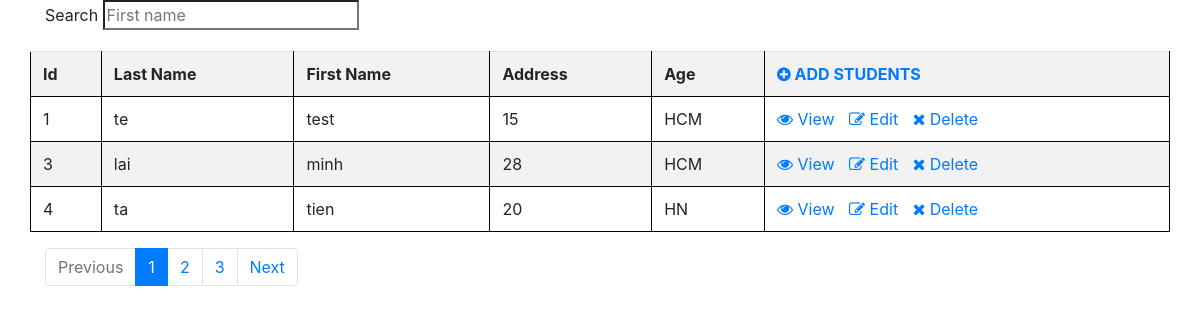
/all_students/, run on an earlier commit of the app's database.
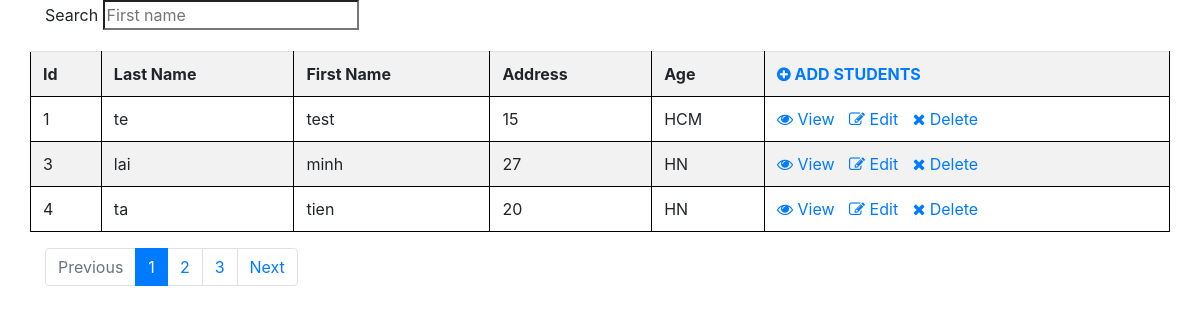
And on a later commit of the database.
### myapp/models.py (models this page shows, shortened)
class Student(models.Model):
    first_name = models.CharField('first Name',max_length=100)
    last_name = models.CharField('Last Name',max_length=100)
    age = models.IntegerField('Age')
    address = models.TextField("Address",default="")
    class Meta:
        db_table = "Student"
    from django.db import models

### myapp/views.py (the view)
# urls.py: url(r'^all_students/$',view=views.all_students,name="all_students"),
def all_students(request):
    students = Student.objects.all()
    first_name = request.GET.get('first_name')
    if first_name:
        students = students.filter(first_name__contains=first_name)
    paginator = Paginator(students,3)
    page_num = request.GET.get('page')
    page_obj = paginator.get_page(page_num)
    return render(
        request=request,
        template_name='test_students.html',
        context={
            'page_obj': page_obj,
            'students':students,
        }
        )

### myapp/templatetags/myfilter.py (called while the page is built)
@register.filter
def make_range(num):
    return range(1,num+1)

### myapp/templates/test_students.html (shortened to what this page needs)
<html lang="en">
  <head>
    {% load myfilter %}
    <link rel="stylesheet" href="https://maxcdn.bootstrapcdn.com/bootstrap/4.0.0/css/bootstrap.min.css">
    <link rel="stylesheet" href="https://cdnjs.cloudflare.com/ajax/libs/font-awesome/4.7.0/css/font-awesome.min.css">
  </head>
  <body>
    <div class="container">
        <form method="get" action="">
        <div class="form-group">
            <label for="search"> Search </label>
            <input type="search"  placeholder="First name" id="search" name="first_name">
        </div>
        </form>
        <div class="row">
        <table class="table table-striped">
            <tr>
                <th scope="col">Id</th>
                <th scope="col">Last Name</th>
                <th scope="col">First Name</th>
                <th scope="col">Address</th>
                <th scope="col">Age</th>
                <th scope="col"><a href="{% url 'add_student' %}" > <i class="fa fa-plus-circle" aria-hidden="true"></i>
    ADD STUDENTS </a></th>
            </tr>
            {% for student in page_obj %}
                <tr>
                    <td>{{student.id}}</td>
                    <td>{{student.last_name}}</td>
                    <td>{{student.first_name}}</td>
                    <td>{{student.age}}</td>
                    <td>{{student.address}}</td>
                <td>
                        <a href="{% url 'detail_students' pk=student.id %}"> <i class="fa fa-eye" aria-hidden="true"></i> View </a>
                        <a href="{% url 'edit_student' pk=student.id%}" style="margin-left:10px; margin-right:10px;"><i class="fa fa-pencil-square-o" aria-hidden="true"></i>
    Edit </a>
                        <a href="{% url 'delete_student' pk=student.id%}"> <i class="fa fa-times" aria-hidden="true"></i>
    Delete </a>
                    </td>
                </tr>
            {% endfor %}
        </table>
        </div>
        <nav aria-label="Page navigation example">
        <ul class="pagination">
            {% if page_obj.has_previous %}
                <li class="page-item"><a class="page-link" href="?page={{page_obj.previous_page_number}}">Previous</a></li>
            {% else %}
                <li class="page-item disabled"><a class="page-link" href="#" tabindex="-1" aria-disabled="true">Previous</a></li>
            {% endif %}
            {% for page in page_obj.paginator.num_pages|make_range %}
            {% if page_obj.number == page %}
                <li class="page-item active" aria-current="page" >
                    <a class="page-link" href="?page={{page}}">{{page}}</a>
                </li>
            {% else %}
                <li class="page-item" ><a class="page-link" href="?page={{page}}">{{page}}</a></li>
            {% endif %}
            {% endfor %}
           {% if page_obj.has_next %}
                <li class="page-item"><a class="page-link" href="?page={{page_obj.next_page_number}}">Next</a></li>
            {% else %}
                <li class="page-item disabled"><a class="page-link" href="#" tabindex="-1" aria-disabled="true">Next</a></li>
            {% endif %}
        </ul>
        </nav>
    </div>
  </body>
<html>

### myapp/templates/test_students.html (style rules this page uses)
table,th,tr,td { border: 1px solid black; }

What changed in the data, as far as the page shows it:
changed Student "lai": age "28" → "27"; address "HCM" → "HN"
